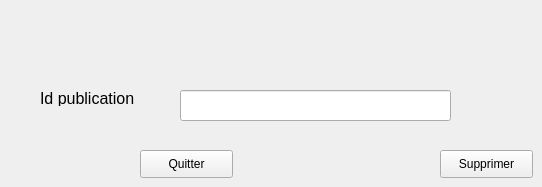
      <widget class="QWidget" name="tab_9">
       <attribute name="title">
        <string>Supprimer publication</string>
       </attribute>
       <widget class="QPushButton" name="pb_supprimer">
        <property name="geometry">
         <rect>
          <x>440</x>
          <y>150</y>
          <width>93</width>
          <height>28</height>
         </rect>
        </property>
        <property name="text">
         <string>Supprimer</string>
        </property>
       </widget>
       <widget class="QPushButton" name="pushButton_12">
        <property name="geometry">
         <rect>
          <x>140</x>
          <y>150</y>
          <width>93</width>
          <height>28</height>
         </rect>
        </property>
        <property name="text">
         <string>Quitter</string>
        </property>
       </widget>
       <widget class="QLabel" name="label_42">
        <property name="geometry">
         <rect>
          <x>40</x>
          <y>90</y>
          <width>131</width>
          <height>16</height>
         </rect>
        </property>
        <property name="font">
         <font>
          <pointsize>12</pointsize>
         </font>
        </property>
        <property name="text">
         <string>Id publication</string>
        </property>
       </widget>
       <widget class="QLineEdit" name="le_id_supp">
        <property name="geometry">
         <rect>
          <x>180</x>
          <y>90</y>
          <width>271</width>
          <height>31</height>
         </rect>
        </property>
       </widget>
      </widget>
